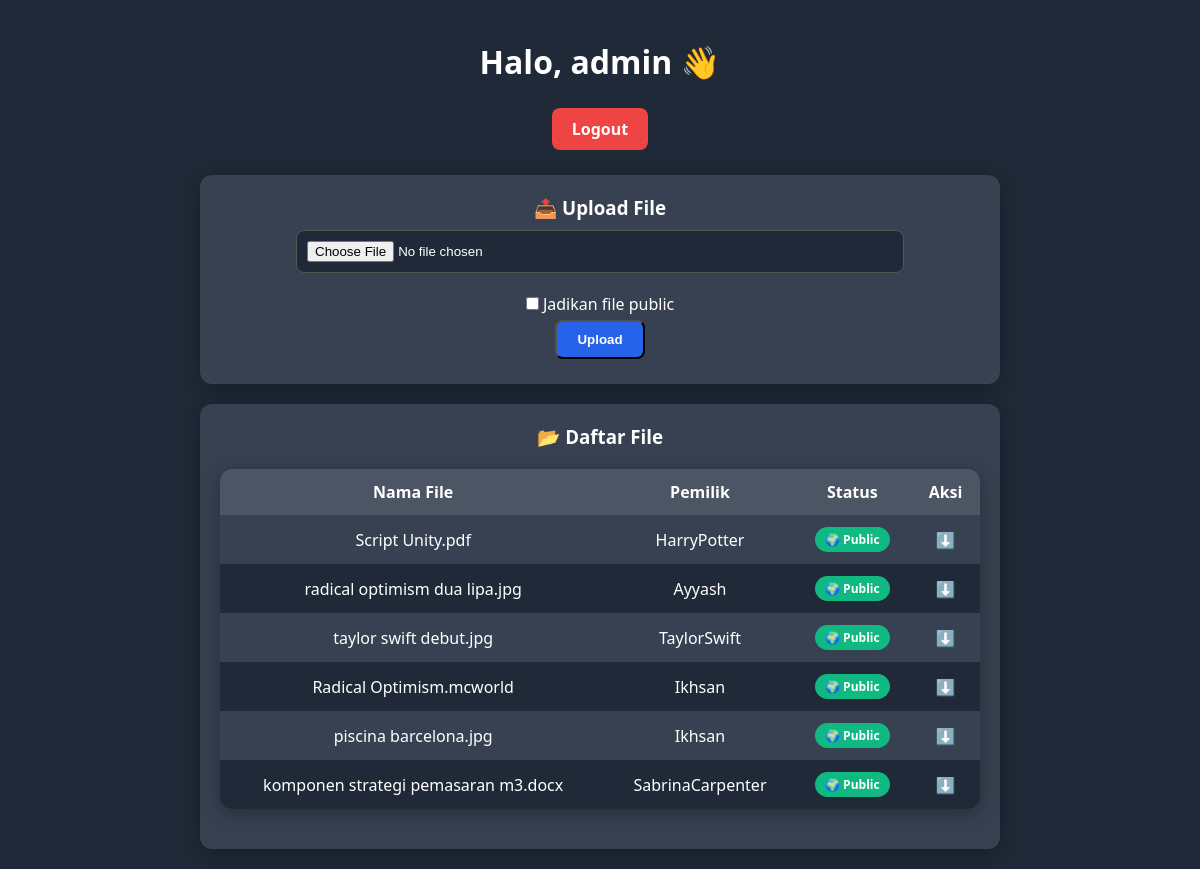
The app's page /dashboard/user.php (signed in) with its own data.
### tables this page shows
CREATE TABLE `files` (
  `id` int(11) NOT NULL,
  `user_id` int(11) NOT NULL,
  `filename` varchar(255) NOT NULL,
  `filepath` varchar(255) NOT NULL,
  `is_public` tinyint(1) DEFAULT 0,
  `upload_date` datetime DEFAULT current_timestamp()
);

CREATE TABLE `users` (
  `id` int(11) NOT NULL,
  `username` varchar(50) NOT NULL,
  `email` varchar(100) DEFAULT NULL,
  `password` varchar(255) NOT NULL,
  `role` enum('user','admin') DEFAULT 'user'
);

### dashboard/user.php (the view, shortened to what this page needs)
<?php
include '../config/db.php';
$user_id = $_SESSION['user']['id'];
$files = $conn->query("
    SELECT files.*, users.username
    FROM files
    JOIN users ON files.user_id = users.id
    WHERE files.user_id = $user_id
       OR files.is_public = 1
    ORDER BY files.upload_date DESC
");
?>
<!DOCTYPE html>
<html lang="id">
<head>
</head>
<body>
<div class="container">
    <h2>Halo, <?= htmlspecialchars($_SESSION['user']['username']) ?> 👋</h2>
    <a class="btn logout" href="../auth/logout.php">Logout</a>
    <div class="card">
        <h3>📤 Upload File</h3>
        <form action="../files/upload.php" method="POST" enctype="multipart/form-data">
            <input type="file" name="file" required>
            <label><input type="checkbox" name="is_public" value="1"> Jadikan file public</label>
            <button class="btn">Upload</button>
        </form>
    </div>
    <div class="card">
        <h3>📂 Daftar File</h3>
        <table>
            <tr>
                <th>Nama File</th>
                <th>Pemilik</th>
                <th>Status</th>
                <th>Aksi</th>
            </tr>
        <?php while($f = $files->fetch_assoc()): ?>
            <tr>
                <td><?= htmlspecialchars($f['filename']) ?></td>
                <td><?= htmlspecialchars($f['username']) ?></td>
                <td>
                    <span class="badge <?= $f['is_public'] ? 'public' : 'private' ?>">
                        <?= $f['is_public'] ? '🌍 Public' : '🔒 Private' ?>
                    </span>
                </td>
                <td class="action">
                    <a href="../files/download.php?id=<?= $f['id'] ?>">⬇️</a>
                </td>
            </tr>
        <?php endwhile; ?>
        </table>
    </div>
</div>
</body>
</html>

### dashboard/user.php (style rules this page uses)
* { margin:0; padding:0; box-sizing:border-box; }
body { font-family: 'Segoe UI', sans-serif; background: #1f2937; color: #fff; display: flex; justify-content: center; align-items: flex-start; min-height: 100vh; padding-top: 40px; }
.container { width: 100%; max-width: 800px; text-align: center; }
h2 { font-size: 2rem; margin-bottom: 20px; }
.btn { display: inline-block; margin: 5px; padding: 10px 20px; border-radius: 8px; background: #2563eb; color: #fff; text-decoration: none; font-weight: 600; transition: 0.3s; }
.btn.logout { background: #ef4444; }
.card { background: #374151; border-radius: 12px; padding: 20px; margin: 20px auto; box-shadow: 0 5px 20px rgba(0,0,0,0.3); text-align: center; }
form input[type="file"] { width: 80%; padding: 10px; margin: 10px 0; border-radius: 8px; border: 1px solid #555; background: #1f2937; color: #fff; }
form label { display: block; margin-top: 10px; color: #fff; }
form button { margin-top: 15px; padding: 10px 20px; }
table { width: 100%; border-collapse: collapse; margin: 20px auto; border-radius: 12px; overflow: hidden; box-shadow: 0 5px 20px rgba(0,0,0,0.3); text-align: center; }
th, td { padding: 12px; color: #fff; }
th { background: #4b5563; }
tr:nth-child(even) { background: #374151; }
tr:nth-child(odd) { background: #1f2937; }
.badge { padding: 4px 10px; border-radius: 999px; font-size: 12px; font-weight: bold; display: inline-block; }
.public { background: #10b981; color: #fff; }
.action a { margin: 0 5px; color: #3b82f6; text-decoration: none; }

### records on screen
files: filename "Script Unity.pdf", user.username "HarryPotter", is_public "🌍 Public"
files: filename "radical optimism dua lipa.jpg", user.username "Ayyash", is_public "🌍 Public"
files: filename "taylor swift debut.jpg", user.username "TaylorSwift", is_public "🌍 Public"
files: filename "Radical Optimism.mcworld", user.username "Ikhsan", is_public "🌍 Public"
files: filename "piscina barcelona.jpg", user.username "Ikhsan", is_public "🌍 Public"
files: filename "komponen strategi pemasaran m3.docx", user.username "SabrinaCarpenter", is_public "🌍 Public"

### other values on screen
$_SESSION['user']['username'] "admin"
